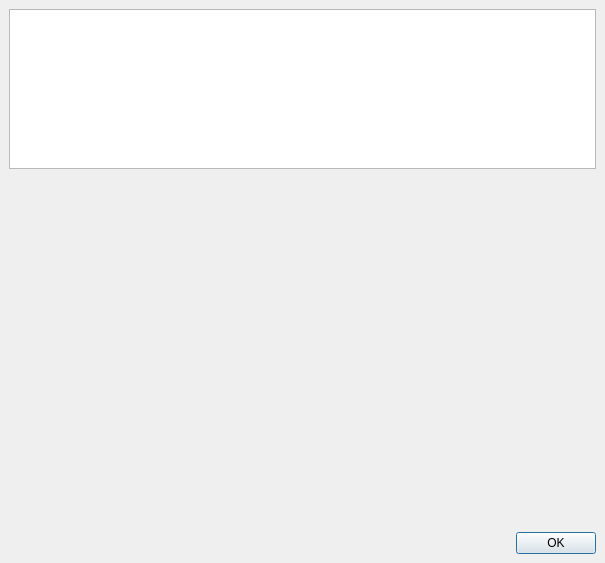
<ui version="4.0" >
 <class>QgsLayerProjectionSelectorBase</class>
 <widget class="QDialog" name="QgsLayerProjectionSelectorBase" >
  <property name="geometry" >
   <rect>
    <x>0</x>
    <y>0</y>
    <width>605</width>
    <height>563</height>
   </rect>
  </property>
  <property name="windowTitle" >
   <string>Layer Projection Selector</string>
  </property>
  <property name="windowIcon" >
   <iconset/>
  </property>
  <property name="modal" >
   <bool>true</bool>
  </property>
  <layout class="QGridLayout" >
   <property name="margin" >
    <number>9</number>
   </property>
   <property name="spacing" >
    <number>6</number>
   </property>
   <item row="1" column="0" colspan="2" >
    <widget class="QgsProjectionSelector" native="1" name="projectionSelector" />
   </item>
   <item row="0" column="0" colspan="2" >
    <widget class="QTextEdit" name="textEdit" >
     <property name="sizePolicy" >
      <sizepolicy>
       <hsizetype>5</hsizetype>
       <vsizetype>5</vsizetype>
       <horstretch>0</horstretch>
       <verstretch>0</verstretch>
      </sizepolicy>
     </property>
     <property name="maximumSize" >
      <size>
       <width>16777215</width>
       <height>160</height>
      </size>
     </property>
     <property name="focusPolicy" >
      <enum>Qt::NoFocus</enum>
     </property>
     <property name="acceptDrops" >
      <bool>false</bool>
     </property>
     <property name="lineWidth" >
      <number>2</number>
     </property>
     <property name="readOnly" >
      <bool>true</bool>
     </property>
    </widget>
   </item>
   <item row="2" column="0" >
    <spacer>
     <property name="orientation" >
      <enum>Qt::Horizontal</enum>
     </property>
     <property name="sizeType" >
      <enum>QSizePolicy::Expanding</enum>
     </property>
     <property name="sizeHint" >
      <size>
       <width>221</width>
       <height>21</height>
      </size>
     </property>
    </spacer>
   </item>
   <item row="2" column="1" >
    <widget class="QPushButton" name="pbnOK" >
     <property name="text" >
      <string>OK</string>
     </property>
    </widget>
   </item>
  </layout>
 </widget>
 <layoutdefault spacing="6" margin="11" />
 <customwidgets>
  <customwidget>
   <class>QgsProjectionSelector</class>
   <extends>QWidget</extends>
   <header>qgsprojectionselector.h</header>
   <container>1</container>
  </customwidget>
 </customwidgets>
 <resources/>
 <connections/>
</ui>
